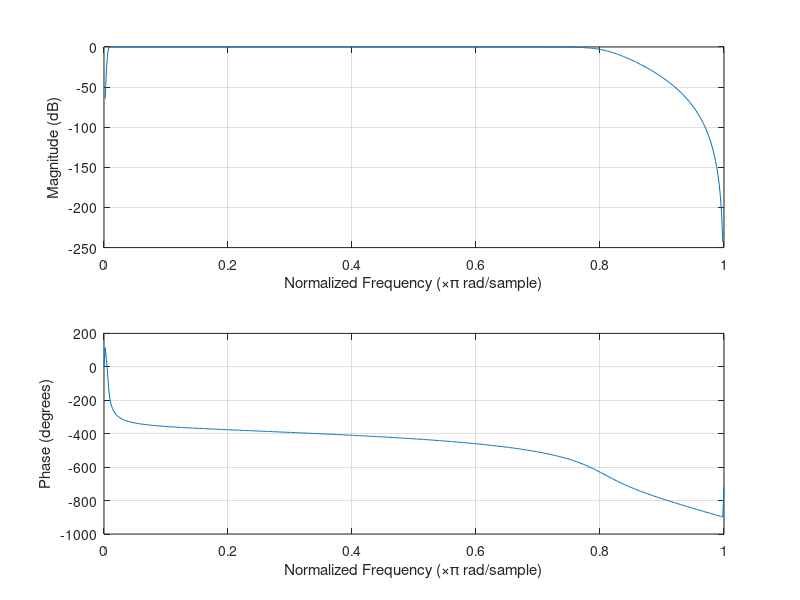

MATLAB code for this plot: (Note: this script raises an error after producing the figure.)
clear
%close all

fs = 30000;
fc1 = 100;
fc2 = 12000;
order = 6;
[b,a] = butter(order,[fc1/(fs/2) fc2/(fs/2)]);
freqz(b,a)
%y1 = filter(b, a, x); % MATLAB double version
%y2 = IIRfilter(b, a, x, 24); % MATLAB fixed point version

%% SOS sections
sos = tf2sos(b,a);
%[sos,g] = tf2sos(b,a)
%[z,p,k] = butter(order, [2*fc1/(fs/2) 2*fc2/(fs/2)]);
%[sos, g] = zp2sos(z,p,k);
%gmean = nthroot(g,size(sos,1))
%sos = zp2sos(z,p,k);
%fvtool(sos,'Analysis','freq')
sos = flipud(sos); % Reverse order of SOS sections with gain compensation as last SOS section

% xin = x;
% for i=1:size(sos,1)
%     yout = IIRfilter(sos(i, 1:3), sos(i, 4:6), xin, 23); 
%     xin = round(yout); 
% end
% 
% figure
% subplot(3,1,1);
% plot(20*log10(abs(fft(y1))))
% title('MATLAB frequency response (double)');
% subplot(3,1,2);
% plot(20*log10(abs(fft(y2))))
% title('MATLAB frequency response (fixed)');
% subplot(3,1,3);
% plot(20*log10(abs(fft(xin))))
% title('MATLAB frequency response (fixed-SOS)');
% 
% figure, 
% plot(y2);
% hold on;
% plot(xin);
% plot(xin-y1);
% title('MATLAB double (blue) vs. MATLAB fixed-SOS');
% rms(xin-y1)

sosArray = [];
for i=1:size(sos,1)
    sosArray = [sosArray sos(i,:)];
end

name = 'IIR12';
SaveFilterHeaderFile(sosArray, 'IIRFilter_coeffs.h');
SaveFilterTxtFile(sosArray, [name '.txt']);
SaveFilterBinFile(32, sosArray, [name '.bin']);
